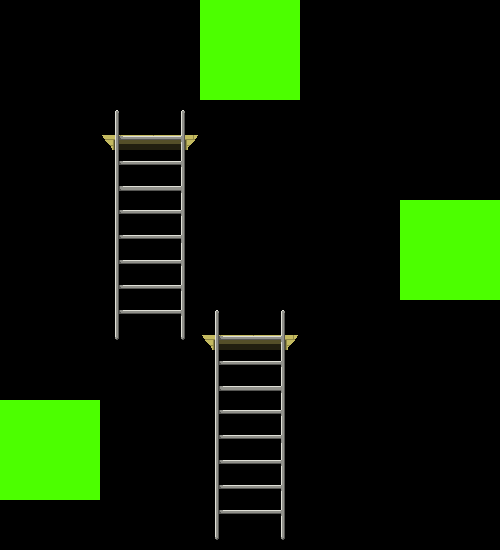

Below is a game level as drawn by its tile map, then a one-line description and the .tmx file that defines it, in full:
An orthogonal 10x11 tile map with 50x50 px tiles, 3 tile layers (Tile Layer 1, Tile Layer 2, Tile Layer 3), 3 tilesets and 5 objects.

<map version="1.0" orientation="orthogonal" renderorder="right-down" width="10" height="11" tilewidth="50" tileheight="50" nextobjectid="12">
 <tileset firstgid="1" name="BackGround" tilewidth="50" tileheight="50" tilecount="18" columns="6">
  <image source="BackGround.png" width="300" height="150" />
 </tileset>
 <tileset firstgid="19" name="ladder" tilewidth="50" tileheight="50" tilecount="10" columns="2">
  <image source="ladder.png" width="100" height="250" />
 </tileset>
 <tileset firstgid="29" name="Interactable" tilewidth="50" tileheight="50" tilecount="4" columns="2">
  <image source="Interactable.png" width="100" height="100" />
 </tileset>
 <layer name="Tile Layer 1" width="10" height="11">
  <data encoding="csv">
0,0,0,0,0,0,0,0,0,0,
0,0,0,0,0,0,0,0,0,0,
0,0,0,0,0,0,0,0,0,0,
0,0,0,0,0,0,0,0,0,0,
0,0,0,0,0,0,0,0,0,0,
0,0,0,0,0,0,0,0,0,0,
0,0,0,0,0,0,0,0,0,0,
0,0,0,0,0,0,0,0,0,0,
0,0,0,0,0,0,0,0,0,0,
0,0,0,0,0,0,0,0,0,0,
0,0,0,0,0,0,0,0,0,0
</data>
 </layer>
 <layer name="Tile Layer 2" width="10" height="11">
  <data encoding="csv">
0,0,0,0,0,0,0,0,0,0,
0,0,0,0,0,0,0,0,0,0,
0,0,0,0,0,0,0,0,0,0,
0,0,0,0,0,0,0,0,0,0,
0,0,0,0,0,0,0,0,0,0,
0,0,0,0,0,0,0,0,0,0,
0,0,0,0,0,0,0,0,0,0,
0,0,0,0,0,0,0,0,0,0,
0,0,0,0,0,0,0,0,0,0,
0,0,0,0,0,0,0,0,0,0,
0,0,0,0,0,0,0,0,0,0
</data>
 </layer>
 <layer name="Tile Layer 3" width="10" height="11">
  <data encoding="csv">
0,0,0,0,29,30,0,0,0,0,
0,0,0,0,31,32,0,0,0,0,
0,0,19,20,0,0,0,0,0,0,
0,0,21,22,0,0,0,0,0,0,
0,0,23,24,0,0,0,0,29,30,
0,0,25,26,0,0,0,0,31,32,
0,0,27,28,19,20,0,0,0,0,
0,0,0,0,21,22,0,0,0,0,
29,30,0,0,23,24,0,0,0,0,
31,32,0,0,25,26,0,0,0,0,
0,0,0,0,27,28,0,0,0,0
</data>
 </layer>
 <objectgroup name="floors">
  <object id="1" x="100" y="335" width="400" height="15" />
  <object id="2" x="0" y="535" width="500" height="15" />
  <object id="9" x="100" y="135" width="200" height="15" />
 </objectgroup>
 <objectgroup name="ladders">
  <object id="10" x="125" y="110" width="50" height="225" />
  <object id="11" x="222" y="308" width="54" height="231" />
 </objectgroup>
</map>
